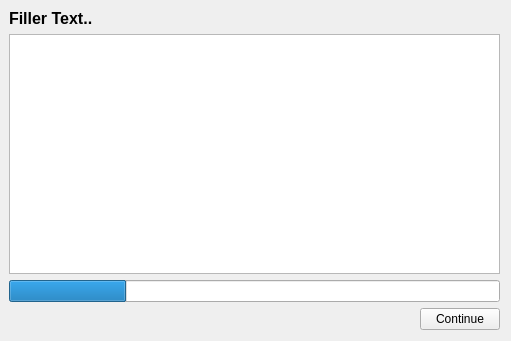
<?xml version="1.0" encoding="UTF-8"?>
<ui version="4.0">
 <class>Form</class>
 <widget class="QWidget" name="Form">
  <property name="geometry">
   <rect>
    <x>0</x>
    <y>0</y>
    <width>511</width>
    <height>341</height>
   </rect>
  </property>
  <property name="minimumSize">
   <size>
    <width>511</width>
    <height>341</height>
   </size>
  </property>
  <property name="maximumSize">
   <size>
    <width>511</width>
    <height>341</height>
   </size>
  </property>
  <property name="windowTitle">
   <string>Progress Window</string>
  </property>
  <widget class="QWidget" name="">
   <property name="geometry">
    <rect>
     <x>9</x>
     <y>9</y>
     <width>491</width>
     <height>321</height>
    </rect>
   </property>
   <layout class="QVBoxLayout" name="verticalLayout_2">
    <item>
     <widget class="QLabel" name="labelProgress">
      <property name="font">
       <font>
        <pointsize>12</pointsize>
        <weight>75</weight>
        <bold>true</bold>
       </font>
      </property>
      <property name="text">
       <string>Filler Text..</string>
      </property>
     </widget>
    </item>
    <item>
     <widget class="QTextEdit" name="textEdit">
      <property name="readOnly">
       <bool>true</bool>
      </property>
     </widget>
    </item>
    <item>
     <widget class="QProgressBar" name="progressBar">
      <property name="value">
       <number>24</number>
      </property>
      <property name="textVisible">
       <bool>false</bool>
      </property>
     </widget>
    </item>
    <item>
     <layout class="QHBoxLayout" name="horizontalLayout">
      <property name="spacing">
       <number>0</number>
      </property>
      <property name="topMargin">
       <number>0</number>
      </property>
      <item>
       <spacer name="horizontalSpacer">
        <property name="orientation">
         <enum>Qt::Horizontal</enum>
        </property>
        <property name="sizeHint" stdset="0">
         <size>
          <width>40</width>
          <height>20</height>
         </size>
        </property>
       </spacer>
      </item>
      <item>
       <widget class="QPushButton" name="btnContinue">
        <property name="text">
         <string>Continue</string>
        </property>
       </widget>
      </item>
     </layout>
    </item>
   </layout>
  </widget>
 </widget>
 <resources/>
 <connections/>
</ui>
